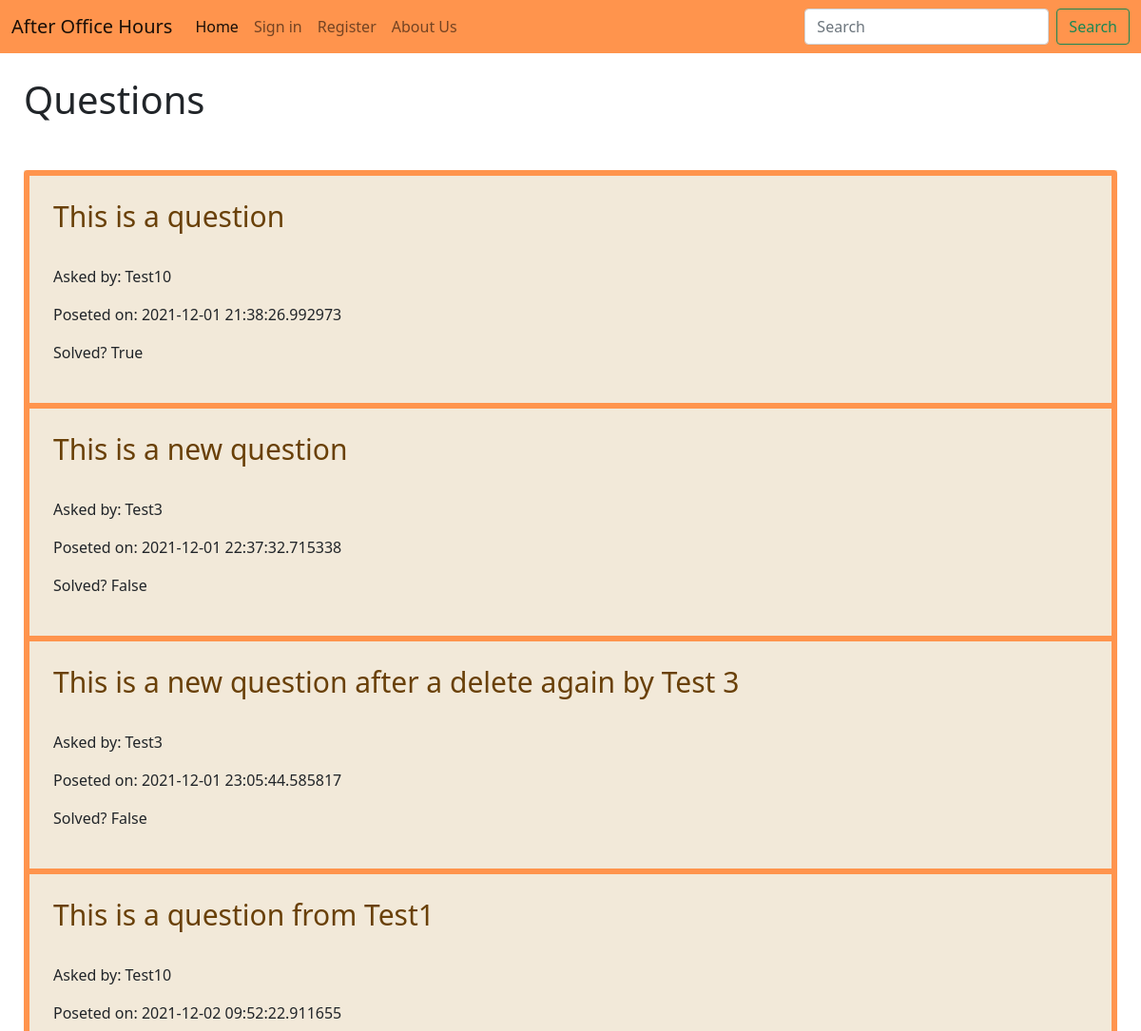
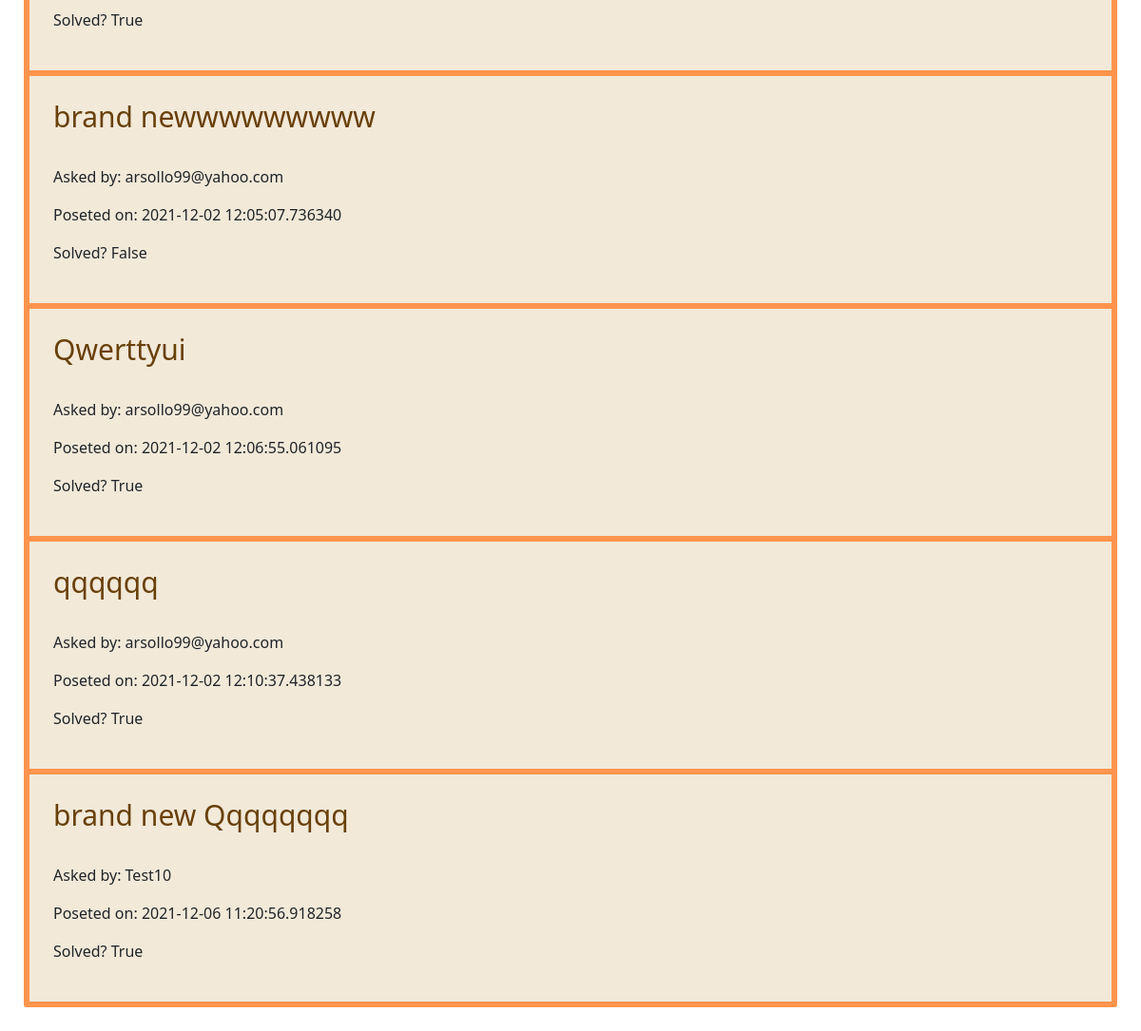
Before: / with the older database file (2 pictures, top to bottom).
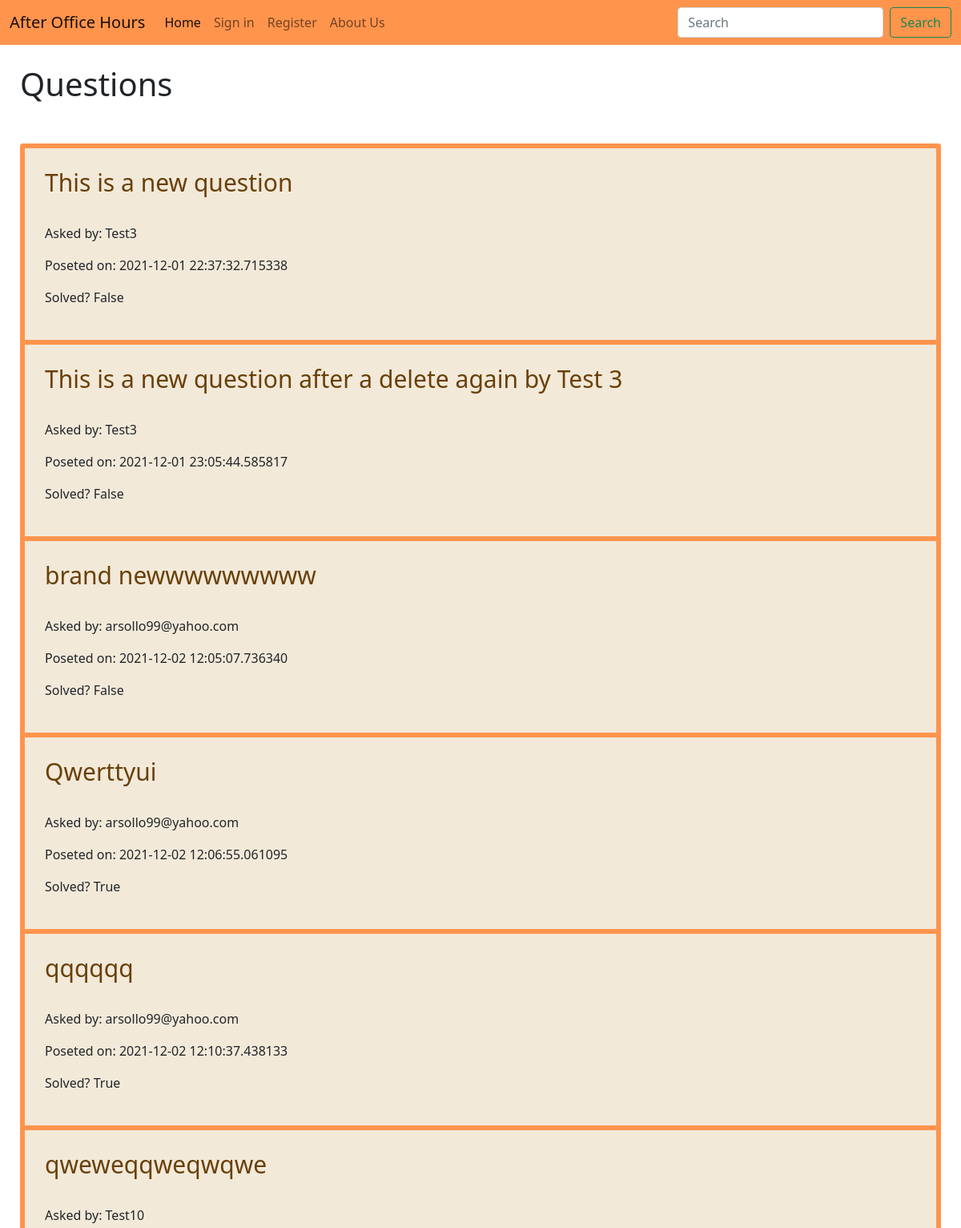
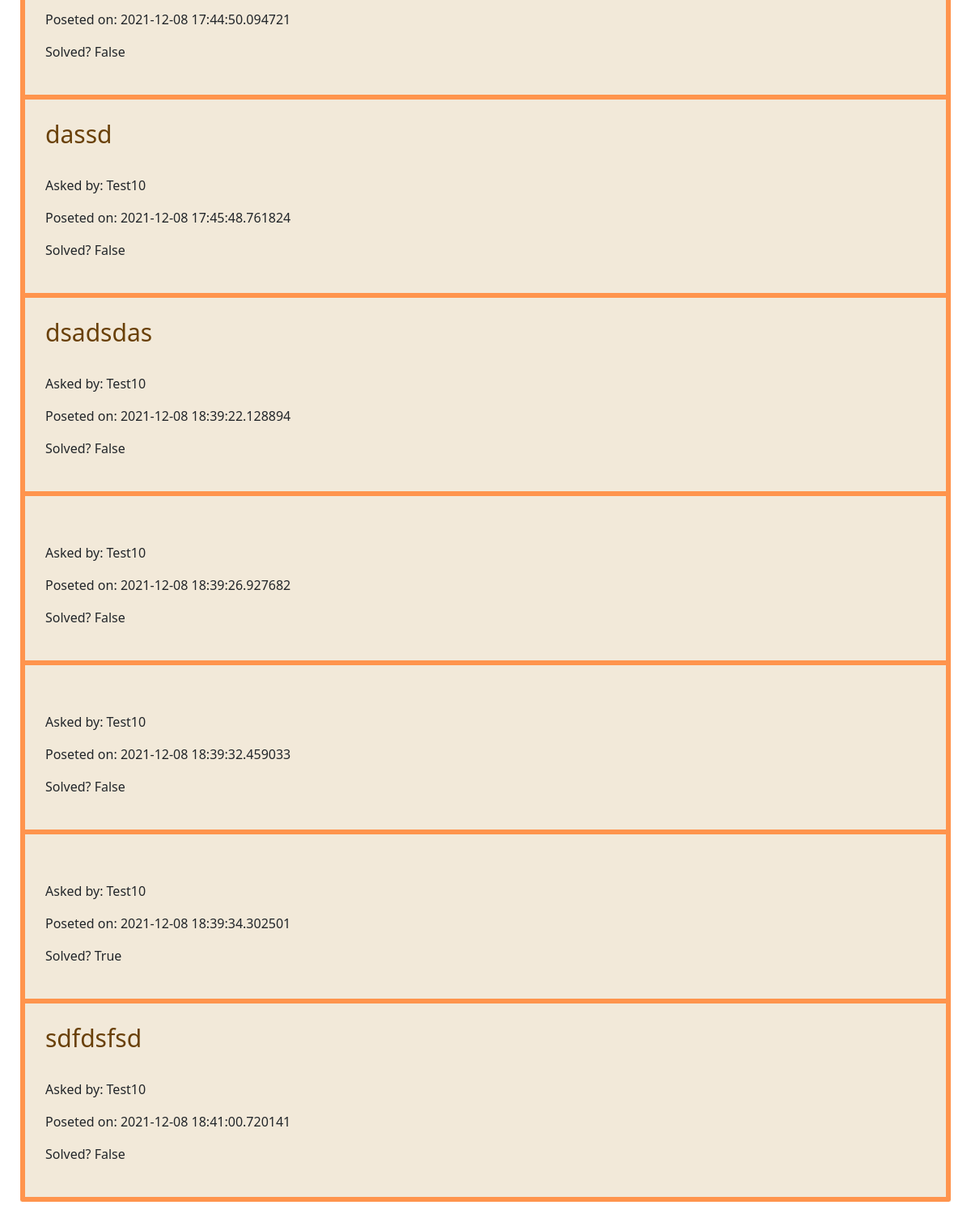
After: the same page with the newer database file (2 pictures, top to bottom).
### Question.py (models this page shows)
class Question(db.Model):
    id = db.Column(db.Integer, primary_key=True)
    q_text = db.Column(db.Text)
    asked_by_id = db.Column(db.Integer, db.ForeignKey('user.id'))
    post_time = db.Column(db.DateTime)
    solved = db.Column(db.Boolean)
    answers = db.relationship('Answer', backref='question', lazy = True)

class User(UserMixin, db.Model):
    id = db.Column(db.Integer, primary_key=True)
    username = db.Column(db.String(20), unique=True, nullable=False)
    email = db.Column(db.String(120), unique=True, nullable=False)
    password = db.Column(db.String(60), nullable=False)
    questions = db.relationship('Question', backref='author', lazy=True)

### Question.py (the view)
@app.route("/home/")
@app.route("/")
def home():
    questions = Question.query.all()
    users = User.query.all()
    context = {
        'questions' : questions,
        'users' : users
    }
    return render_template('home.html', **context)

### Templates/home.html (shortened to what this page needs)
<!DOCTYPE html>
<html>
<head>
	<link href="https://cdn.jsdelivr.net/npm/bootstrap@5.1.3/dist/css/bootstrap.min.css" rel="stylesheet">
	<link rel="stylesheet" href="{{ url_for('static', filename = 'website_style.css')}}">
</head>
<body>
    <nav class="navbar navbar-expand-lg navbar-light ">
      <div class="container-fluid">
        <a class="navbar-brand" href="/">After Office Hours</a>
        <div class="collapse navbar-collapse" id="navbarScroll">
          <ul class="navbar-nav me-auto my-2 my-lg-0 navbar-nav-scroll" style="--bs-scroll-height: 100px;">
            <li class="nav-item">
              <a class="nav-link active" aria-current="page" href="{{ url_for('home') }}">Home</a>
            </li>
            {% if not current_user.is_authenticated %}
            <li class="nav-item">
              <a class="nav-link"href="{{ url_for('login') }} ">Sign in</a>
            </li>
            <li class="nav-item">
              <a class="nav-link"href="{{ url_for('register') }} ">Register</a>
            </li>
            {%endif%}
              <a class="nav-link" href="{{ url_for('about') }} ">About Us</a>
          </ul>
          <form class="d-flex">
            <input class="form-control me-2" type="search" placeholder="Search" aria-label="Search">
            <button class="btn btn-outline-success" type="submit">Search</button>
          </form>
        </div>
      </div>
    </nav>
    {% block content %}
    <div class="welcome_page">
      <h1 id="question_header">Questions</h1>
    </div>
    <div class="home_asked_questions">
      <div class="row">
        <div class="col-lg-12">
          <div class="list-group">
            {%for question in questions%}
              {% for user in users%}
                  {% if user.id == question.asked_by_id %}
                  <a href="{{url_for('question', question_id = question.id)}}" class="list-group-item">
                  <h4 class="list-group-item-heading">{{ question.q_text }}</h4>
                  <p class="list-group-item-text">Asked by: {{ user.username}}</p>
                  <p class="list-group-item-text">Poseted on: {{ question.post_time }}</p>
                  <p class="list-group-item-text">Solved? {{ question.solved }}</p>
                  </a>
                  {%endif%}
                {%endfor%}
            {%endfor%}
          </div>
        </div>
      </div>
    </div>
    {% endblock content %}
  </body>
</html>

### static/website_style.css (style rules this page uses)
* { margin: 0; padding: 0; }
.navbar-light { background-color: rgb(255, 148, 77); }
#question_header { padding: 25px; }
.home_asked_questions { margin: 25px 25px 25px 25px; background-color: rgb(242, 233, 217); }
.home_asked_questions a { padding: 25px; border-style: solid; border-width: 6px; border-color: rgb(255, 148, 77); background-color: rgb(242, 233, 217); }
.home_asked_questions a h4 { color: rgb(105, 64, 8); padding-bottom: 25px; font-size: 30px; }

Changed rows visible on the page:
removed Question: q_text "This is a question", post_time "2021-12-01 21:38:26.992973", solved "True", User (username "Test10")
removed Question: q_text "This is a question from Test1", post_time "2021-12-02 09:52:22.911655", solved "True", User (username "Test10")
removed Question: q_text "brand new Qqqqqqqq", post_time "2021-12-06 11:20:56.918258", solved "True", User (username "Test10")
added Question: q_text "qweweqqweqwqwe", post_time "2021-12-08 17:44:50.094721", solved "False", User (username "Test10")
added Question: q_text "dassd", post_time "2021-12-08 17:45:48.761824", solved "False", User (username "Test10")
added Question: q_text "dsadsdas", post_time "2021-12-08 18:39:22.128894", solved "False", User (username "Test10")
added Question: post_time "2021-12-08 18:39:26.927682", solved "False", User (username "Test10")
added Question: post_time "2021-12-08 18:39:32.459033", solved "False", User (username "Test10")
added Question: post_time "2021-12-08 18:39:34.302501", solved "True", User (username "Test10")
added Question: q_text "sdfdsfsd", post_time "2021-12-08 18:41:00.720141", solved "False", User (username "Test10")
